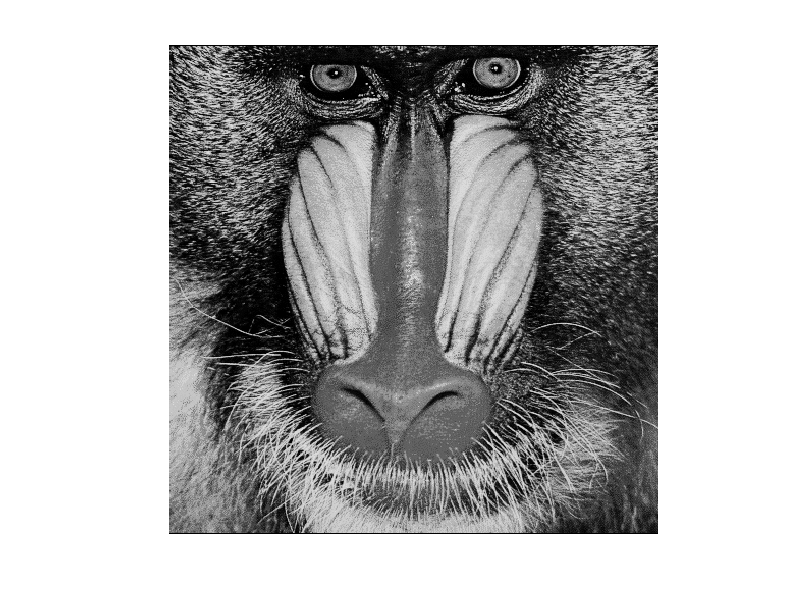
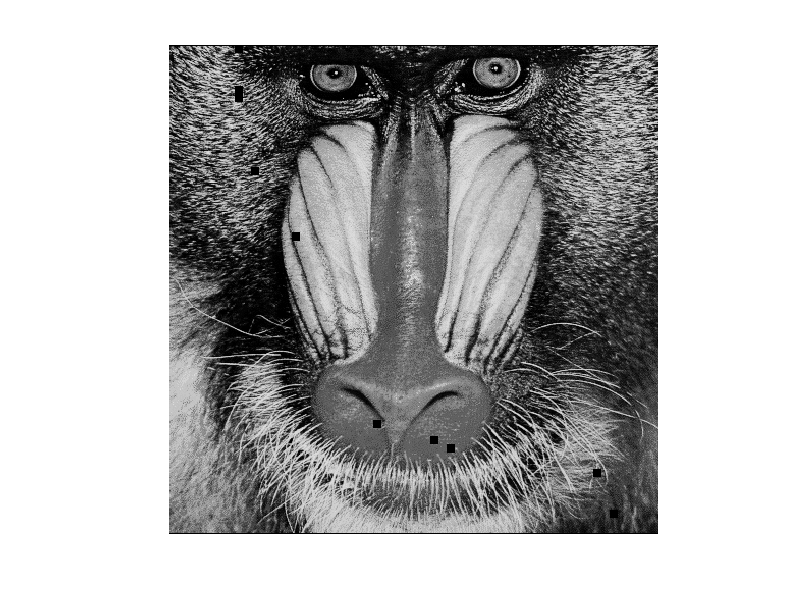

The MATLAB source for these figures, in order: (Note: this script raises an error after producing the figures.)
% Convert a grayscale image into 8x8 macroblocks and process them to model
% packet loss impact.
clc;clear;close all;
mbsize = 8;         % size of macroblock (MB)

load('mandrills');  % load mandrill image (480x480 uint8 matrix)
figure(1);          % show original image
imshow(mandrill);

[imgx, imgy] = size(mandrill);  % image dimensions
mbx = imgx / mbsize;            % number of MBs in X
mby = imgy / mbsize;            % number of MBs in Y

mbs = cell(mbx, mby);           % cell array storing MBs
for i=1:mbx
    for j=1:mby
        mbs{i,j} = mandrill(mbsize*(i-1)+1:mbsize*i, mbsize*(j-1)+1:mbsize*j);
    end
end


%% random discard of MBs to model packet loss impact
nd = 10;    % number of MBs to discard
% xs=sort(unidrnd(mbx, 1, nd));	% X index of MBs to discard
% ys=sort(unidrnd(mby, 1, nd));	% Y index of MBs to discard
xs=[1,6,7,16,24,47,49,50,53,58];
ys=[9,9,9,11,16,26,33,35,53,55];
damaged_mbs = mbs;
for i=1:nd
    damaged_mbs{xs(i),ys(i)}=zeros(8,8);    % set values of discarded MBs to 0
end



%% convert damaged MBs back to an image
Y = zeros(imgx, imgy);
for i=1:mbx
    for j=1:mby
        Y(8*(i-1)+1:8*i,8*(j-1)+1:8*j)=damaged_mbs{i,j};
    end
end

mandrill_damaged = uint8(Y);    % convert to uint8 as a grayscale image
figure(2);                      % show damaged image
imshow(mandrill_damaged);


%%
concealed_mbs = macroblock_based( damaged_mbs,xs,ys,mbsize);
% convert macroblock based concealed MBs back to an image
Y2 = zeros(imgx, imgy);
for i=1:mbx
    for j=1:mby
        Y2(8*(i-1)+1:8*i,8*(j-1)+1:8*j)=concealed_mbs{i,j};
    end
end

macro_concealed = uint8(Y2);    % convert to uint8 as a grayscale image
figure(3);                      % show damaged image
imshow(macro_concealed);


%%
fprintf('\nPSNR = %0.4f\n', psnr(mandrill_damaged, mandrill));   % PSNR of damaged image
fprintf('\nPSNR = %0.4f\n', psnr(macro_concealed, mandrill));   % PSNR of damaged image
